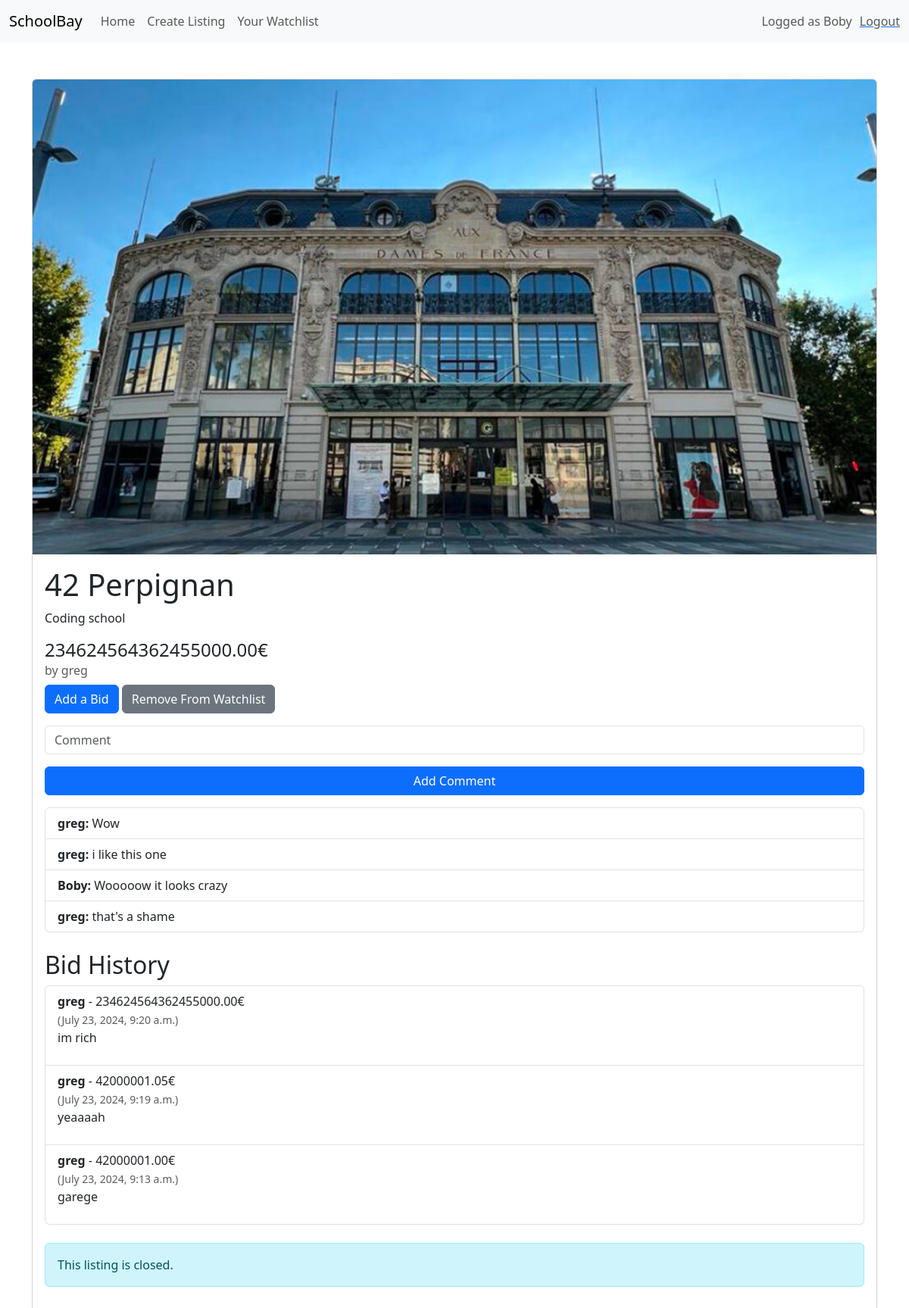
The app's page /listing/1/ (signed in) with its own data.
### market/models.py (models this page shows)
class   Listing(models.Model):
    user = models.ForeignKey(User, on_delete=models.CASCADE)
    title = models.CharField(max_length=64)
    description = models.CharField(max_length=2048)
    starting_price = models.DecimalField(max_digits=24, decimal_places=2)
    current_price = models.DecimalField(max_digits=24, decimal_places=2, default=0)
    picture = models.ImageField(upload_to='listings/', null=True, blank=True)
    level = models.CharField(max_length=4)
    closed = models.BooleanField(default=False)
    creation_date = models.DateTimeField(auto_now_add=True)

class   Comment(models.Model):
    user = models.ForeignKey(User, on_delete=models.CASCADE)
    listing = models.ForeignKey(Listing, on_delete=models.CASCADE, related_name='comment')
    content = models.TextField()
    creation_date = models.DateTimeField(auto_now_add=True)

class   Bid(models.Model):
    user = models.ForeignKey(User, on_delete=models.CASCADE)
    listing = models.ForeignKey(Listing, on_delete=models.CASCADE, related_name='bids')
    price = models.DecimalField(max_digits=24, decimal_places=2)
    content = models.CharField(max_length=2048)
    creation_date = models.DateTimeField(auto_now_add=True)

### market/views.py (the view, shortened to what this page needs)
# urls.py: path('listing/<int:id>/', views.showListing, name='showListing'),
def showListing(request, id):
    listing = get_object_or_404(Listing, id=id)
    bids = Bid.objects.filter(listing=listing).order_by('-creation_date')
    if request.user.is_authenticated and Watchlist.objects.filter(user=request.user, listing=listing).exists():
        watchlist_status = 'Remove From Watchlist'
    else:
        watchlist_status = 'Add To Watchlist'
    return render(request, "market/showListing.html" , {
        'watchlist_status' : watchlist_status,
        'bids' : bids,
        'listing' : listing,
        'comments': listing.comment.all(),
        'title' : listing.title + " - SchoolBay"
    })

### market/templates/market/showListing.html (shortened to what this page needs)
{% extends "market/marketTemplate.html" %}
{% block body %}
<div class="container mt-5">
    <div class="row">
        <div class="col-md-12 mb-4">
            <div class="card mb-4">
                <div class="img-container">
                    {% if listing.picture %}
                        <img src="{{ listing.picture.url }}" class="card-img-top" alt="Listing Picture">
                    {% else %}
                        <img src="/media/listings/placeholder.webp" class="card-img-top" alt="Placeholder Image">
                    {% endif %}
                </div>
                <div class="card-body">
                    <h1 class="card-title">{{ listing.title }}</h1>
                    <p class="card-text">{{ listing.description }}</p>
                    <h4 class="card-text">{{ listing.current_price }}€</h4>
                    <h6 class="card-subtitle mb-2 text-muted">by {{ listing.user.username }}</h6>
                    <div class="d-grid gap-2 d-md-block">
                        <a href="./bid/" class="btn btn-primary">Add a Bid</a>
                        <a href="./watchlist/" class="btn btn-secondary">{{ watchlist_status }}</a>
                    </div>
                    {% if user.is_authenticated %}
                        <form action="./" method="post" class="mt-3">
                            <div class="mb-3">
                                <input type="text" name="comment" class="form-control" placeholder="Comment" required>
                            </div>
                            <div class="d-grid">
                                <button type="submit" class="btn btn-primary">Add Comment</button>
                            </div>
                        </form>
                    {% else %}
                        <div class="alert alert-info mt-3" role="alert">
                            You must be logged in to add a comment.
                        </div>
                    {% endif %}
                    {% if comments %}
                        <ul class="list-group mt-3">
                            {% for comment in comments %}
                                <li class="list-group-item">
                                    <strong>{{ comment.user.username }}:</strong> {{ comment.content }}
                                </li>
                            {% endfor %}
                        </ul>
                    {% endif %}
                    <div class="mb-4 mt-4">
                        <h2>Bid History</h2>
                        {% if bids %}
                            <ul class="list-group">
                                {% for bid in bids %}
                                    <li class="list-group-item">
                                        <strong>{{ bid.user.username }}</strong> - {{ bid.price }}€ <br>
                                        <small class="text-muted">({{ bid.creation_date }})</small> <br>
                                        <p>{{ bid.content }}</p>
                                    </li>
                                {% endfor %}
                            </ul>
                        {% else %}
                            <p>No bids yet.</p>
                        {% endif %}
                    </div>
                    {% if user.is_authenticated and listing.user == user and not listing.closed %}
                        <form action="{% url 'close_listing' listing.id %}" method="post" class="mt-4">
                            {% csrf_token %}
                            <button type="submit" class="btn btn-danger">Close Listing</button>
                        </form>
                    {% elif listing.closed %}
                        <div class="alert alert-info mt-3" role="alert">
                            This listing is closed.
                        </div>
                    {% endif %}
                </div>
            </div>
        </div>
    </div>
</div>
{% endblock %}

### market/templates/market/marketTemplate.html (shortened to what this page needs)
<!DOCTYPE html>
<html lang="en">
<head>
    <link href="https://cdn.jsdelivr.net/npm/bootstrap@5.3.3/dist/css/bootstrap.min.css" rel="stylesheet">
</head>
<body>
    <header>
        <nav class="navbar navbar-expand-lg bg-body-tertiary">
            <div class="container-fluid">
              <a class="navbar-brand" href="{% url 'index' %}">SchoolBay</a>
              <div class="collapse navbar-collapse" id="navbarText">
                <ul class="navbar-nav me-auto mb-2 mb-lg-0">
                  <li class="nav-item">
                    <a class="nav-link" aria-current="page" href="{% url 'index' %}">Home</a>
                  </li>
                  <li class="nav-item">
                    <a class="nav-link" href="{% url 'addListing' %}">Create Listing</a>
                  </li>
                  <li class="nav-item">
                    <a class="nav-link" href="{% url 'watchlist' %}">Your Watchlist</a>
                  </li>
                </ul>
                {% if user.is_authenticated %}
                <span class="navbar-text">
                  Logged as {{ user.username }}
                </span>
                <a href="{% url 'logout' %}">
                    <span class="navbar-text" style="padding-left:10px;">
                        Logout
                      </span>
                </a>
                {% endif %}
              </div>
            </div>
          </nav>
    </header>
    <main>
        {% block body %}
        {% endblock %}
    </main>
</body>
</html>

### market/templates/market/showListing.html (style rules this page uses)
.img-container { position: relative; width: 100%; padding-top: 56.25%; overflow: hidden; }
.img-container img { position: absolute; top: 0; left: 0; width: 100%; height: 100%; object-fit: cover; }
.card-img-top { height: 200px; object-fit: cover; }

### records on screen
Listing: picture (picture), title "42 Perpignan", description "Coding school", current_price "234624564362455000.00", user.username "greg"
Comment: user.username "greg", content "Wow"
Comment: user.username "greg", content "i like this one"
Comment: user.username "Boby", content "Wooooow it looks crazy"
Comment: user.username "greg", content "that's a shame"
Bid: user.username "greg", price "234624564362455000.00", creation_date "July 23, 2024, 9:20 a.m.", content "im rich"
Bid: user.username "greg", price "42000001.05", creation_date "July 23, 2024, 9:19 a.m.", content "yeaaaah"
Bid: user.username "greg", price "42000001.00", creation_date "July 23, 2024, 9:13 a.m.", content "garege"

### other values on screen
{{ user.username }} "Boby"
{{ watchlist_status }} "Remove From Watchlist"
